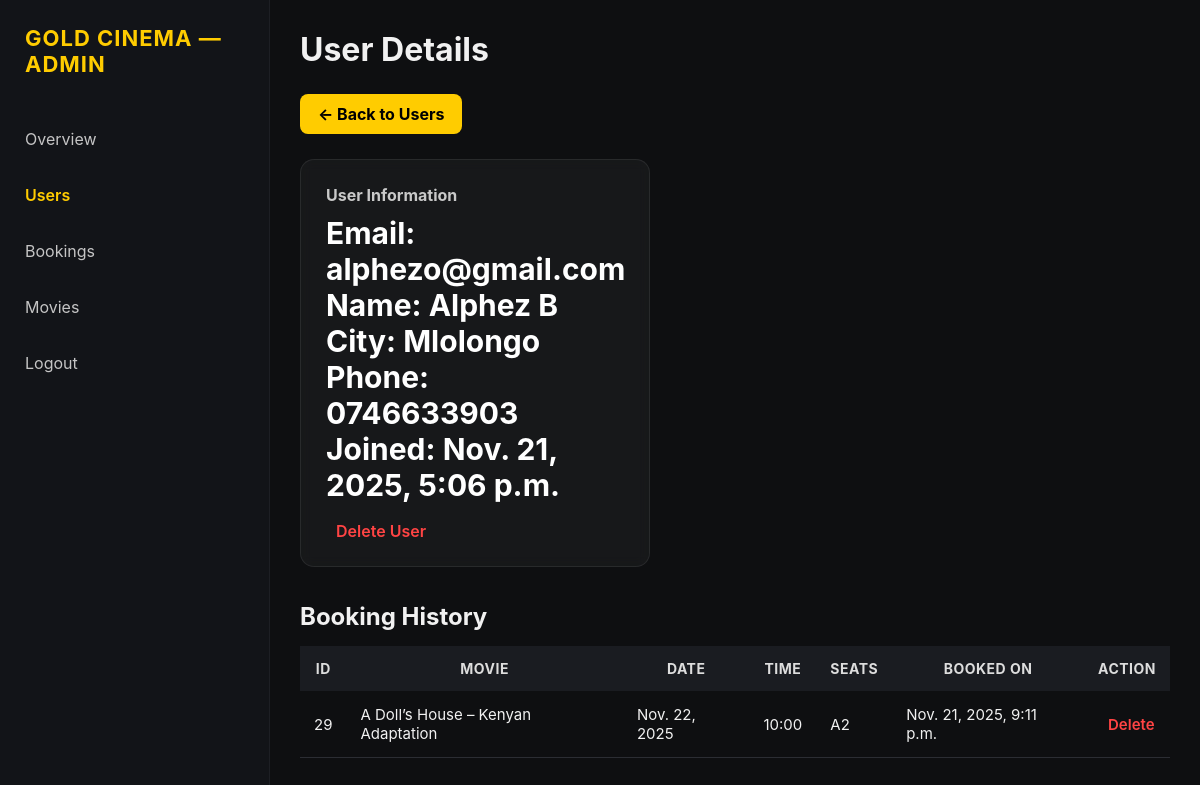
The page /admin-dashboard/user/17/ (signed in) on the database its author committed.
### users/models.py (models this page shows, shortened)
class CustomUser(AbstractUser):
    customer_id = models.CharField(max_length=10, unique=True, default=generate_user_id)
    address = models.CharField(max_length=255, blank=True, null=True)
    city = models.CharField(max_length=100, blank=True, null=True)
    zip_code = models.CharField(max_length=20, blank=True, null=True)
    phone = models.CharField(max_length=20, blank=True, null=True)
    balance = models.DecimalField(max_digits=10, decimal_places=2, default=1000.00)

class Booking(models.Model):
    user = models.ForeignKey(settings.AUTH_USER_MODEL, on_delete=models.CASCADE)
    movie_name = models.CharField(max_length=255)
    date = models.DateField()
    time = models.CharField(max_length=50)
    seats = models.CharField(max_length=200)  # Example: "A1, A2, A3"
    created_at = models.DateTimeField(auto_now_add=True)

### users/admin_views.py (the view)
# urls.py: path("admin-dashboard/user/<int:user_id>/", admin_views.admin_user_detail, name="admin_user_detail"),
@login_required
@user_passes_test(is_admin)
def admin_user_detail(request, user_id):
    user = get_object_or_404(CustomUser, id=user_id)
    bookings = Booking.objects.filter(user=user).order_by("-created_at")
    return render(request, "admin/admin_user_detail.html", {
        "user_obj": user,
        "bookings": bookings,
    })

### users/admin_views.py (called while the page is built)
def is_admin(user):
    return user.is_superuser

### users/templates/admin/admin_user_detail.html (shortened to what this page needs)
{% load static %}
<!DOCTYPE html>
<html lang="en">
<head>
    <link rel="stylesheet" href="{% static 'css/admin_dashboard.css' %}">
</head>
<body>
<div class="admin-container">
    <aside class="admin-sidebar">
        <div class="brand">Gold Cinema — Admin</div>
        <nav>
            <a href="{% url 'admin_dashboard' %}">Overview</a>
            <a href="{% url 'admin_users' %}" class="active">Users</a>
            <a href="{% url 'admin_bookings' %}">Bookings</a>
            <a href="{% url 'admin_movies' %}">Movies</a>
            <a href="{% url 'logout' %}">Logout</a>
        </nav>
    </aside>
    <main class="admin-main">
        <h1>User Details</h1>
        <a href="{% url 'admin_users' %}"
           class="btn-new"
           style="margin-bottom:25px; display:inline-block;">
            ← Back to Users
        </a>
        <div class="card-row">
            <div class="card" style="width:350px;">
                <h3>User Information</h3>
                <p><strong>Email:</strong> {{ user_obj.email }}</p>
                <p><strong>Name:</strong> {{ user_obj.first_name }} {{ user_obj.last_name }}</p>
                <p><strong>City:</strong> {{ user_obj.city }}</p>
                <p><strong>Phone:</strong> {{ user_obj.phone }}</p>
                <p><strong>Joined:</strong> {{ user_obj.date_joined }}</p>
                {% if not user_obj.is_superuser %}
                    <a href="{% url 'delete_user_admin' user_obj.id %}"
                       class="btn-delete"
                       onclick="return confirm('Delete this user?');"
                       style="display:block; margin-top:18px;">
                       Delete User
                    </a>
                {% else %}
                    <p style="color:#ffcc00; margin-top:18px;">Superuser — Protected</p>
                {% endif %}
            </div>
        </div>
        <h2 style="margin-top:35px;">Booking History</h2>
        <div class="panel">
            <table class="table">
                <thead>
                    <tr>
                        <th>ID</th>
                        <th>Movie</th>
                        <th>Date</th>
                        <th>Time</th>
                        <th>Seats</th>
                        <th>Booked On</th>
                        <th>Action</th>
                    </tr>
                </thead>
                <tbody>
                    {% for b in bookings %}
                    <tr>
                        <td>{{ b.id }}</td>
                        <td>{{ b.movie_name }}</td>
                        <td>{{ b.date }}</td>
                        <td>{{ b.time }}</td>
                        <td>{{ b.seats }}</td>
                        <td>{{ b.created_at }}</td>
                        <td>
                            <a href="{% url 'delete_booking_admin' b.id %}"
                               class="btn-delete"
                               onclick="return confirm('Delete this booking?');">
                                Delete
                            </a>
                        </td>
                    </tr>
                    {% empty %}
                    <tr>
                        <td colspan="7" class="muted" style="text-align:center;">
                            No bookings found for this user.
                        </td>
                    </tr>
                    {% endfor %}
                </tbody>
            </table>
        </div>
    </main>
</div>
</body>
</html>

### static/css/admin_dashboard.css (style rules this page uses)
* { margin: 0; padding: 0; box-sizing: border-box; font-family: "Inter", sans-serif; }
body { background: #0e0f11; color: #f1f1f1; display: flex; height: 100vh; overflow: hidden; }
.admin-container { display: flex; width: 100%; height: 100%; }
.admin-sidebar { width: 270px; background: #121418; padding: 25px; border-right: 1px solid #1d1f24; display: flex; flex-direction: column; }
.admin-sidebar .brand { font-size: 22px; font-weight: 700; margin-bottom: 40px; color: #ffcc00; text-transform: uppercase; letter-spacing: 1px; }
.admin-sidebar nav a { display: block; color: #c5c5c5; text-decoration: none; padding: 12px 0; margin-bottom: 12px; font-size: 16px; transition: .25s; }
.admin-sidebar nav a.active { color: #ffcc00; font-weight: 600; }
.admin-main { flex: 1; padding: 30px; overflow-y: scroll; }
.admin-main h1 { font-size: 32px; margin-bottom: 25px; font-weight: 700; }
.card-row { display: flex; gap: 25px; margin-bottom: 35px; }
.card { background: rgba(255, 255, 255, 0.04); padding: 25px; border-radius: 14px; width: 240px; backdrop-filter: blur(6px); border: 1px solid rgba(255,255,255,0.08); transition: .35s; }
.card h3 { color: #c9c9c9; font-size: 16px; margin-bottom: 10px; }
.card p { font-size: 30px; font-weight: 700; color: #ffffff; }
.table { width: 100%; border-collapse: collapse; margin-top: 15px; }
.table thead { background: #1a1c21; }
.table thead th { padding: 14px; font-size: 14px; letter-spacing: 0.5px; color: #dddddd; text-transform: uppercase; }
.table tbody tr { border-bottom: 1px solid #2b2d33; transition: 0.25s; }
.table td { padding: 14px; font-size: 15px; }
.btn-delete { color: #ff4444; font-weight: 600; text-decoration: none; margin-left: 10px; }
.btn-new { display: inline-block; padding: 10px 18px; background: #ffcc00; color: #000; font-weight: 700; border-radius: 8px; text-decoration: none; margin-bottom: 20px; transition: .25s; }

### rows shown on the page
CustomUser: email "alphezo@gmail.com", first_name "Alphez", last_name "B", city "Mlolongo", phone "0746633903", date_joined "Nov. 21, 2025, 5:06 p.m."
Booking: id "29", movie_name "A Doll’s House – Kenyan Adaptation", date "Nov. 22, 2025", time "10:00", seats "A2", created_at "Nov. 21, 2025, 9:11 p.m."
